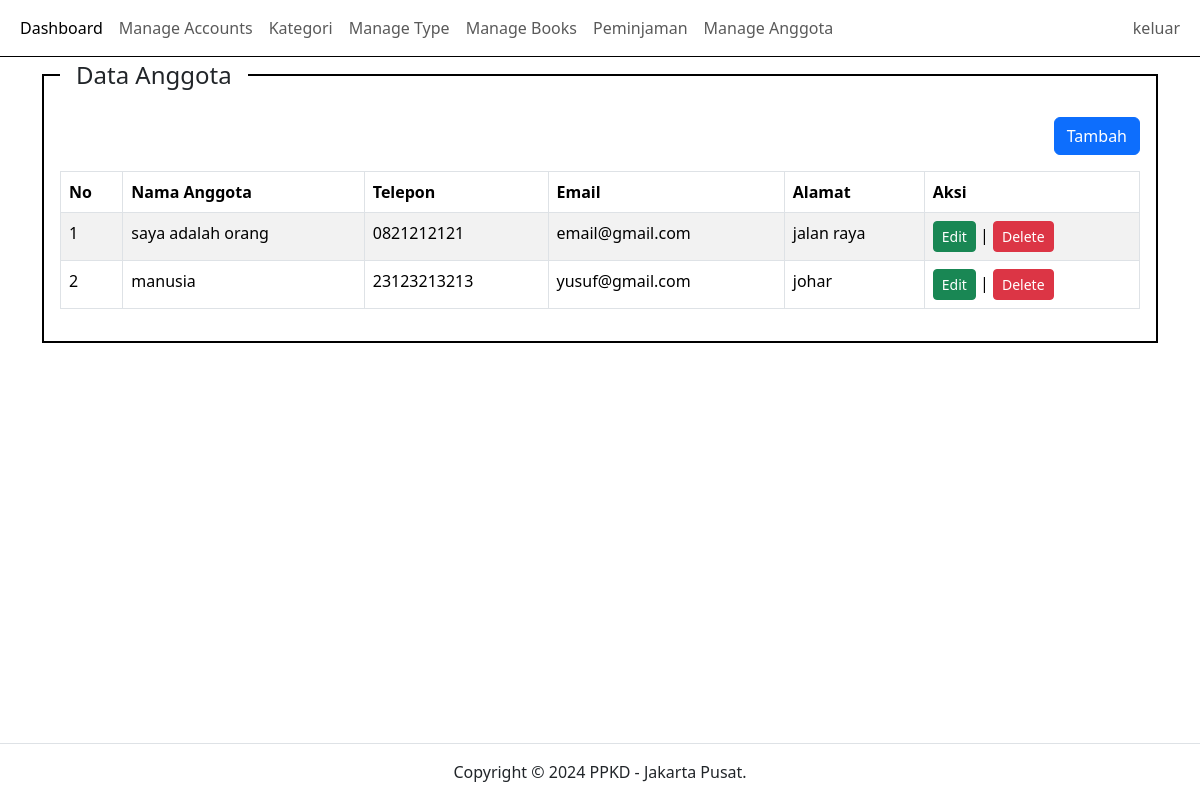
The page /index.php?pg=anggota (signed in) on the database its author committed.
### tables this page shows
CREATE TABLE `anggota` (
  `id` int(11) NOT NULL,
  `nama_anggota` varchar(50) NOT NULL,
  `telepon` varchar(16) NOT NULL,
  `email` varchar(50) NOT NULL,
  `alamat` text NOT NULL
);

### content/anggota.php (the view)
<?php
$anggota = mysqli_query($koneksi, "SELECT * FROM anggota ORDER BY id DESC");
?>
<div class="container">
    <div class="row">
        <div class="col-sm-12">
            <fieldset class="border border-black border-2 p-3">
                <legend class="float-none w-auto px-3">Data Anggota</legend>
                <div align="right">
                    <a href="?pg=tambah-anggota" class="btn btn-primary">Tambah</a>
                </div>
                <div class="table-responsive">
                    <table class="table table-bordered table-striped table-hover mt-3">
                        <thead>
                            <tr>
                                <th>No</th>
                                <th>Nama Anggota</th>
                                <th>Telepon</th>
                                <th>Email</th>
                                <th>Alamat</th>
                                <th>Aksi</th>
                            </tr>
                        </thead>
                        <tbody>
                            <?php
                            $no = 1;
                            while ($rowAnggota = mysqli_fetch_assoc($anggota)):
                            ?>
                                <tr>
                                    <td><?php echo $no++ ?></td>
                                    <td><?php echo $rowAnggota['nama_anggota'] ?></td>
                                    <td><?php echo $rowAnggota['telepon'] ?></td>
                                    <td><?php echo $rowAnggota['email'] ?></td>
                                    <td><?php echo $rowAnggota['alamat'] ?></td>
                                    <td>
                                        <a id="edit-anggota" data-id="<?php echo $rowAnggota['id'] ?>" href="?pg=tambah-anggota&edit=<?php echo $rowAnggota['id'] ?>"
                                            class="btn btn-success btn-sm">Edit
                                        </a> |
                                        <a
                                            href="?pg=tambah-anggota&delete=<?php echo $rowAnggota['id'] ?>"
                                            class="btn btn-danger btn-sm"
                                            onclick="return confirm('Apakah anda yakin akan menghapus data ini??')">Delete</a>
                                    </td>
                                </tr>
                            <?php endwhile ?>
                        </tbody>
                    </table>
                </div>
            </fieldset>
        </div>
    </div>
</div>

### rows shown on the page
anggota: nama_anggota "saya adalah orang", telepon "0821212121", email "email@gmail.com", alamat "jalan raya"
anggota: nama_anggota "manusia", telepon "23123213213", email "yusuf@gmail.com", alamat "johar"
